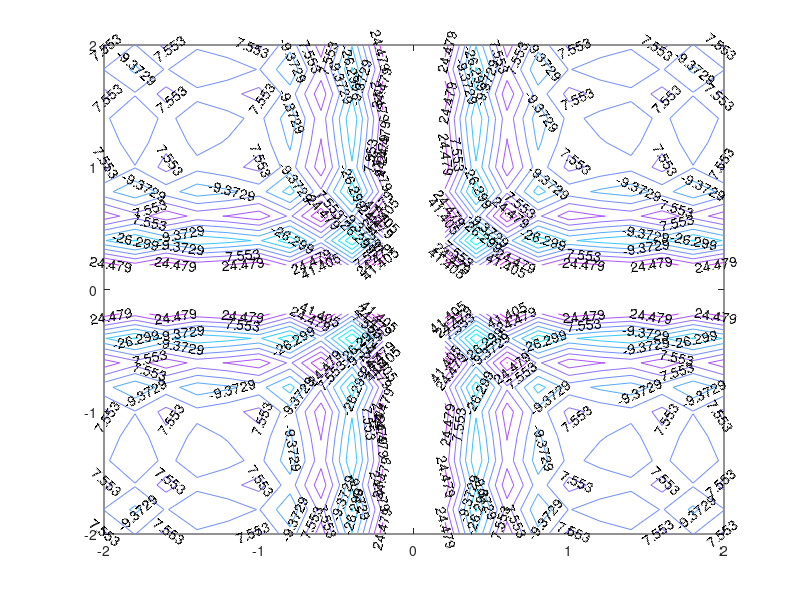

Source code (MATLAB):
clc
clear all


t=0;
f=1000;
omega=(2*pi)*f;
c=343;
p0=10;
a=1.5;
k=omega/c;


[r1,r2] = meshgrid(-2:.2:2,-2:.2:2);

p1=p0./r1.*sin(omega.*t-k.*r1);
p2=p0./r2.*sin(omega.*t-k.*r2);


pT=p1+p2;


[C,h] = contour(r1,r2,pT);
set(h,'ShowText','on','TextStep',get(h,'LevelStep')*2)
colormap cool